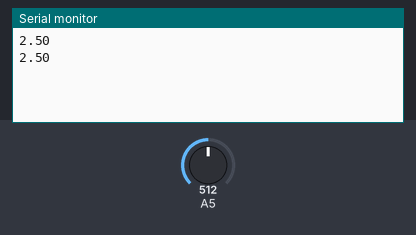
A sketch run on a simulated Arduino Uno, built with avr-gcc and run on an emulated ATmega328P. Shown: the last lines printed to the serial monitor. Inputs (shaded band) come from the test bench; at power-on: A5 = 512.

Above: at 2.5 s.
2.6 s: A5 set to 716
At 3.0 s:
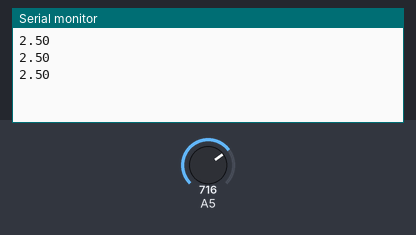
4.1 s: A5 set to 900
At 5.0 s:
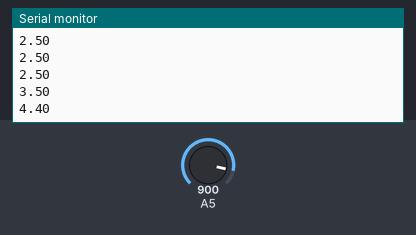
Timing chart, 0 to 7.1 s (numbered marks = the images above; inputs shaded):
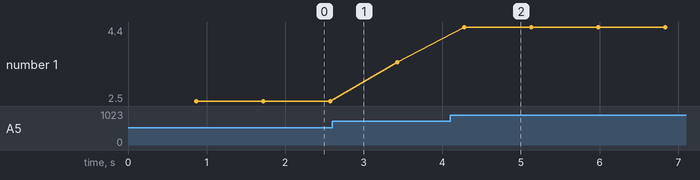

Measured:
- after the input at 4.1 s, the serial monitor: prints a new line after 0.18 s (image 2)
- plotted number 1: 2.5 → 3.5 after the input at 2.6 s, 3.5 → 4.4 after the input at 4.1 s

The sketch:

CoagVista_GUI_v2.ino
```cpp
// CoagVista_GUI_v2.ino
//
// Acquires data from temperature sensor and MEMS sensor
//
// By Alexander Godbout
//
// Last Updated On: 6/1/16


byte val = 0;
int voltage = 5;
float potMeter = 0;
const int numReadings = 10;

float readings[numReadings];
float savedreading = 0;
int readIndex = 0;              // the index of the current reading
float total = 0;                  // the running total
float average = 0;


#include <OneWire.h>
#include <DallasTemperature.h>

#define ONE_WIRE_BUS 2

OneWire oneWire(ONE_WIRE_BUS);
DallasTemperature sensors(&oneWire);

void setup() {
  // put your setup code here, to run once:
  Serial.begin(9600);
  sensors.begin();

  // initialize all the readings to 0:
  for (int thisReading = 0; thisReading < numReadings; thisReading++) {
  readings[thisReading] = 0;
  }
}

void loop() {

  // put your main code here, to run repeatedly:

  //read temp sensor
  sensors.requestTemperatures();

  delay(100);  // we have to make a delay to avoid overloading the serial port

  //read MEMS sesnor and send to serial output
  potMeter = analogRead(A5);
  potMeter = potMeter*(5.0 / 1023.0);
  Serial.println(potMeter);

  /*  //////   Optional Noise Smoothing:   /////////
  // subtract the last reading:d
  total = total - readings[readIndex];
  savedreading = readings[readIndex];
  // read from the sensor:
  readings[readIndex] = potMeter;

  //Remove spikes
  if (readings[readIndex] > 4.0){
    readings[readIndex] = savedreading;
  }

  // add the reading to the total:
  total = total + readings[readIndex];
  // advance to the next position in the array:
  readIndex = readIndex + 1;

  // if we're at the end of the array...
  if (readIndex >= numReadings) {
    // ...wrap around to the beginning:
    readIndex = 0;
  }

  // calculate the average:
  average = total / numReadings;
  // send it to the computer as ASCII digits
  //Serial.println(average);
  delay(1);        // delay in between reads for stability

  */
}
```
